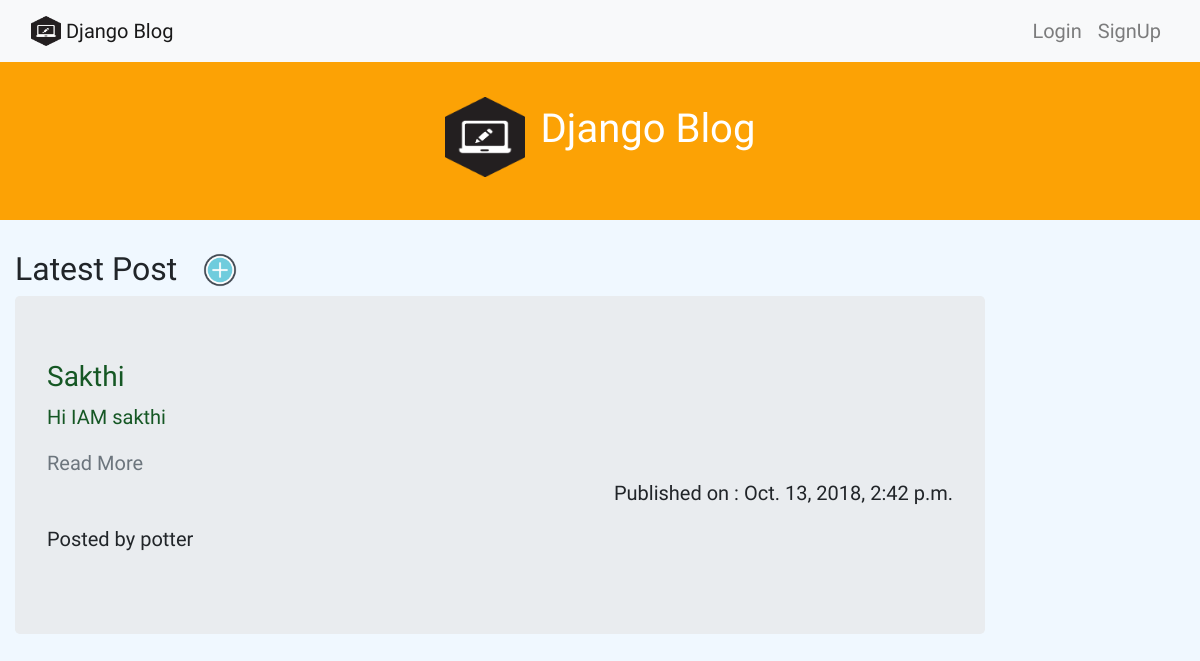
The app's page /, older data.
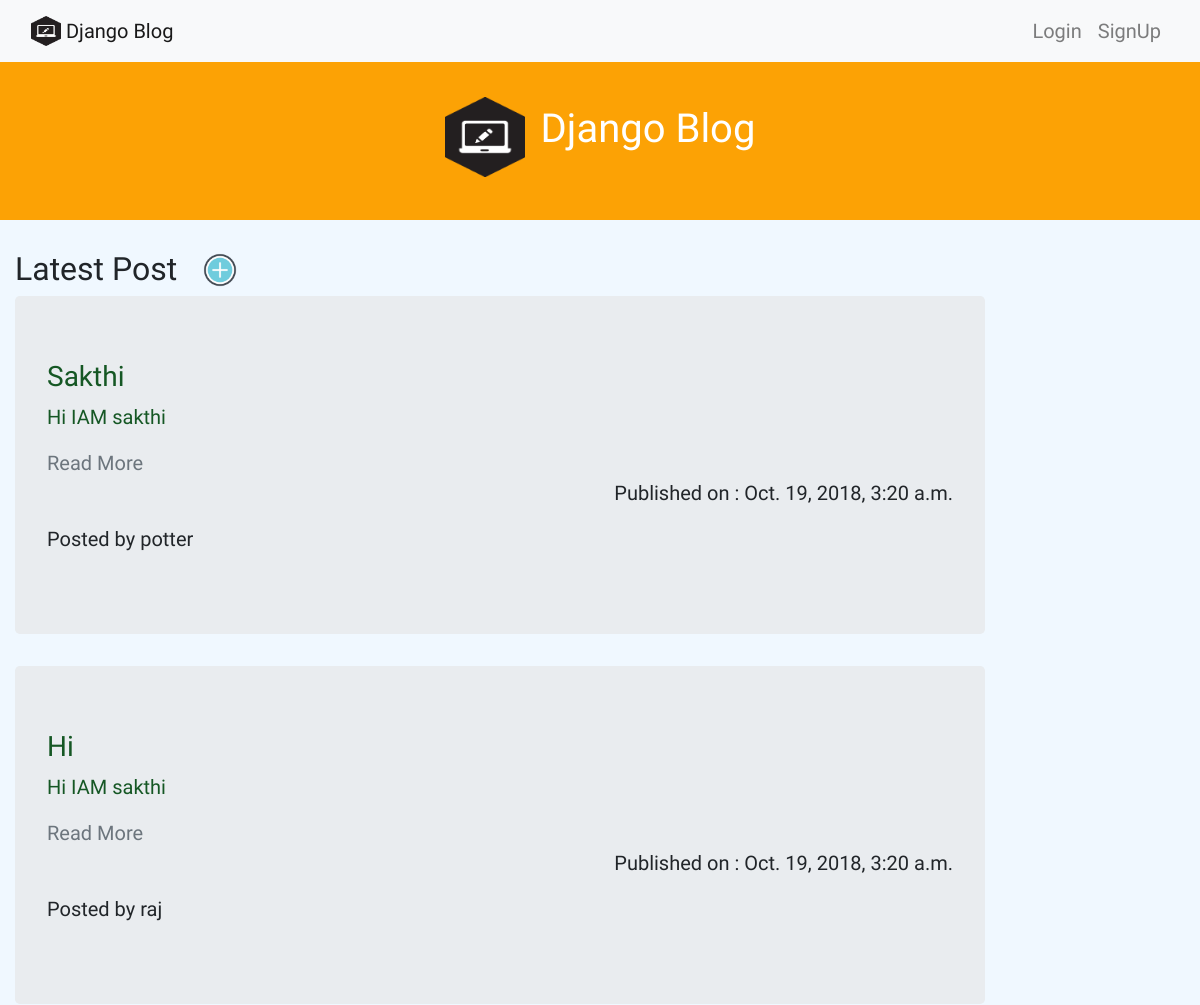
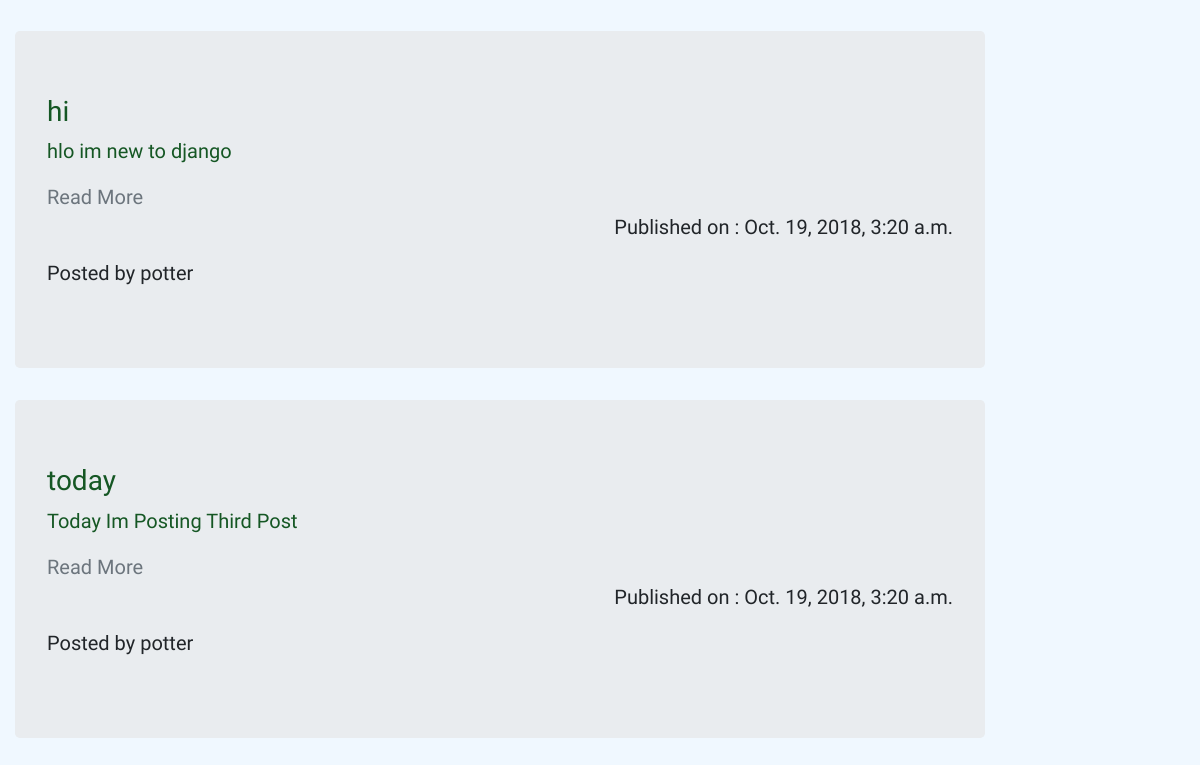
The same page, newer data (2 pictures, top to bottom).
### blog/models.py (models this page shows, shortened)
class Post(models.Model):
	title=models.CharField(max_length=264)
	author=models.ForeignKey('auth.user',on_delete=models.CASCADE)
	text=models.CharField(max_length=264)
	created_date=models.DateTimeField(default=timezone.now())
	pub_date=models.DateTimeField(blank=True,null=True)
	def body(self):
		return self.text[:100]

### blog/views.py (the view)
# urls.py: path('',views.index,name='index'),
def index(request):
	post=Post.objects.all()
	return render(request,'blog/index.html',{'post':post})

### templates/blog/index.html (shortened to what this page needs)
<!DOCTYPE html>
{% extends "base.html" %}
{% block content %}
{% load staticfiles %}
<link rel="stylesheet" type="text/css" href="{% static "css/main.css" %}">
<html>
<head>
	</head>
<div class="bg">
<h1 class="id1" align="center"> 	<a class="navbar-brand" href="{% url "index" %}">
 <img src="{% static "images/t.png" %}" class="d-inline-block align-center" width="80" height="80" alt="">
  </a>Django Blog</h1>
</div>
	<div class="container-fluid">
		<div class="row">
		<div class="col-md-2">
			<h2>Latest Post</h2>
</div>
			<a  href="{% url "create" %}"><img src="{% static "images/plus.png" %}" id="pluns" alt="AddPost" width="40px" height="40px"  ></a>&#9;
</div>
		{% for p in post  %}
<div class="row">
				<div  class=" col-10">
					<div class="jumbotron">
				<a class="alert-success" href="{% url "details" p.id %}">
				<h3>{{p.title}}</h3></a>
				<a class="alert-success" href="{% url "details" p.id %}">
					<p>{{p.body| linebreaksbr}}</p></a>
				<a href="{% url "details" p.id%}" class="text-muted">Read More</a>
				<p align="right">Published on : {{p.pub_date}}</p>
			<p>Posted by {{p.author}}</p>
			</div>
	</div>
</div>
{% endfor %}
	</div>
</body>
</html>
{% endblock content %}

### templates/base.html (shortened to what this page needs)
<!DOCTYPE html>
{% load staticfiles %}
<link href="https://stackpath.bootstrapcdn.com/bootstrap/4.1.3/css/bootstrap.min.css" rel="stylesheet">
<link rel="stylesheet" type="text/css" href="{% static "css/main.css" %}">
    <body>
  <header>
      <nav  class="navbar navbar-expand-lg navbar-light bg-light  navbar-fixed-top">
        <div class="container-fluid">
  <a class="navbar-brand" href="{% url "index" %}">
 <img src="{% static "images/t.png" %}" class="d-inline-block align-top" width="30" height="30" alt="">
  Django Blog</a>
  <div class="collapse navbar-collapse" id="navbarSupportedContent">
    <ul class="navbar-nav mr-auto">
      <li class="nav-item active">
        <a class="nav-link" href="#"><span class="sr-only">(current)</span></a>
      </li>
    </ul>
      <ul class="navbar-nav ml-auto">
       {% if user.is_authenticated %}
       <li class="nav-item  ">
          <a class="nav-link" href="{% url "create" %}"><img src="{% static "images/plus.png" %}" id="pluns" alt="image" width="40px" height="40px"  ></a>
        </li>
         <li class="nav-item  ">
          <a class="nav-link" href="{% url "logout_" %}">Logout</a>
        </li>
      {% else %}
      <li class="nav-item  ">
          <a class="nav-link" href="{% url "login" %}">Login</a>
        </li>
         <li class="nav-item  ">
          <a class="nav-link"  href="{% url "signup" %}"> SignUp</a>
        </li>
        {% endif %}
          </div>
  </div>
</nav>
    </header>
 <link rel="stylesheet" type="text/css" href="{% static "css/main.css" %}">
{% block content %}
{% endblock content %}

### blog/static/css/main.css (style rules this page uses)
body { font-family: 'Mali', cursive; font-size: 20px; background-color: #F0F8FF; text-decoration:none; }
.bg { color:white; background-color: #FCA205; }
.id1 { background-attachment:fixed; }

Row changes from the older to the newer data that the page shows:
changed Post "Sakthi": pub_date "Oct. 13, 2018, 2:42 p.m." → "Oct. 19, 2018, 3:20 a.m."
added Post: title "Hi", body "Hi IAM sakthi", pub_date "Oct. 19, 2018, 3:20 a.m.", author "raj"
added Post: title "hi", body "hlo im new to django", pub_date "Oct. 19, 2018, 3:20 a.m.", author "potter"
added Post: title "today", body "Today Im Posting Third Post", pub_date "Oct. 19, 2018, 3:20 a.m.", author "potter"
